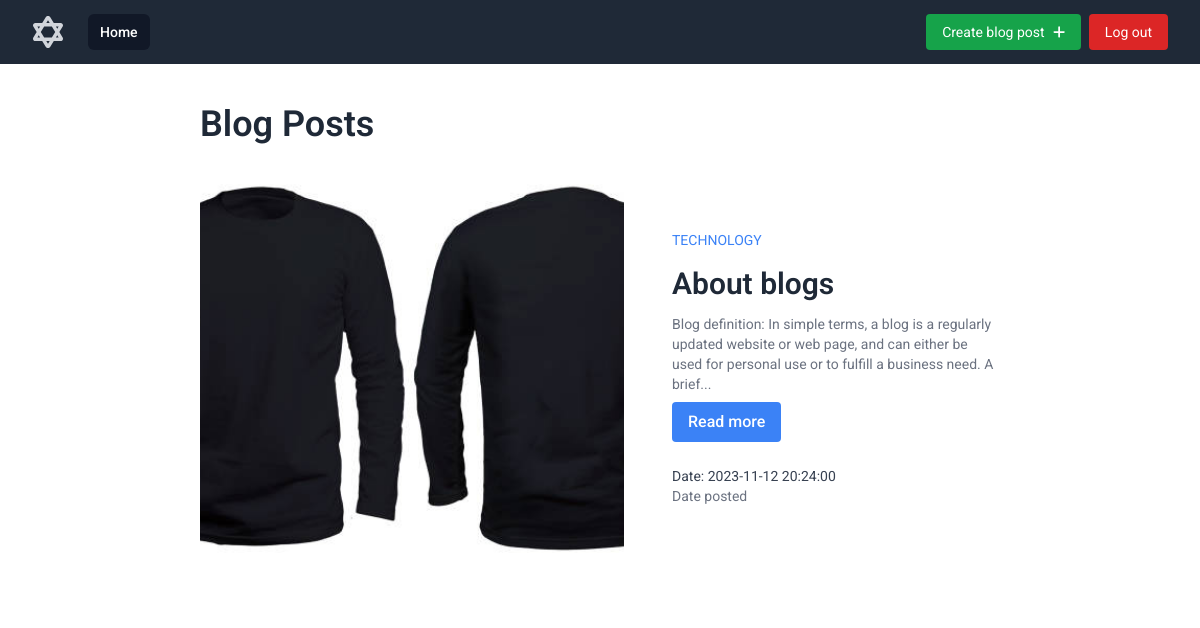
Screenshot of /blog_list.php (signed in) with the database file from the repository.
### tables this page shows
CREATE TABLE `blog_post` (
  `blog_ID` int(11) NOT NULL,
  `blog_title` varchar(250) NOT NULL,
  `blog_content` mediumtext NOT NULL,
  `date_posted` datetime NOT NULL DEFAULT current_timestamp(),
  `blog_category` varchar(100) NOT NULL,
  `blog_pic_path` varchar(200) NOT NULL
);

### blog_list.php (the view, shortened to what this page needs)
<?php
require "php/config.php";
$result = $conn->query("SELECT * FROM blog_post");
?>
<!DOCTYPE html>
<html lang="en">
<head>
    <link rel="stylesheet" href="style.css">
</head>
<body>
    <nav class="bg-gray-800">
        <div class="mx-auto max-w-7xl px-2 sm:px-6 lg:px-8">
            <div class="relative flex h-16 items-center justify-between">
                <div class="flex flex-1 items-center justify-center sm:items-stretch sm:justify-start">
                    <div class="flex flex-shrink-0 items-center">
                    </div>
                    <div class="hidden sm:ml-6 sm:block">
                        <div class="flex space-x-4">
                            <a href="#" class="bg-gray-900 text-white rounded-md px-3 py-2 text-sm font-medium"
                                aria-current="page">Home</a>
                        </div>
                    </div>
                </div>
                <div class="absolute inset-y-0 right-0 flex items-center pr-2 sm:static sm:inset-auto sm:ml-6 sm:pr-0">
                    <a href="create_blog.php"
                        class="relative flex items-center gap-2 rounded bg-green-600 hover:bg-green-700 py-2 px-4 text-white text-sm mr-2">
                        <span>Create blog post</span>
                    </a>
                    <a href="index.php?logout=1"
                        class="relative flex items-center gap-2 rounded bg-red-600 hover:bg-red-700 py-2 px-4 text-white text-sm">
                        <span>Log out</span>
                    </a>
                </div>
            </div>
        </div>
    </nav>
    <section class='bg-white w-4/6 mx-auto'>
        <div class='container py-10 mx-auto'>
            <h1 class='text-3xl font-semibold text-gray-800 capitalize lg:text-4xl'>Blog posts</h1>
            <?php
            function truncateString($str)
            {
                $wordCount = 30;
                $words = explode(' ', $str);
                if (count($words) > $wordCount) {
                    $truncated = implode(' ', array_slice($words, 0, $wordCount)) . '...';
                    return $truncated;
                }
                return $str;
            }
            if ($result->num_rows > 0) {
                while ($data = $result->fetch_assoc()) {
                    $blog_component = "
        <div class='mt-8 lg:-mx-6 lg:flex lg:items-center'>
            <img class='object-cover w-full lg:mx-6 lg:w-1/2 rounded-xl h-72 lg:h-96'
                src='php/" . $data['blog_pic_path'] . "'
                alt=''>
            <div class='mt-6 lg:w-1/2 lg:mt-0 lg:mx-6 '>
                <p class='text-sm text-blue-500 uppercase'>" . $data['blog_category'] . "</p>
                <a href='blog.php?id=" . $data['blog_ID'] . "'
                    class='block mt-4 text-2xl font-semibold text-gray-800 hover:underline md:text-3xl'>
                    " . $data['blog_title'] . "
                </a>
                <p class='mt-3 text-sm text-gray-500 md:text-sm'>
                    " . truncateString($data['blog_content']) . "
                </p>
                <a href='blog.php?id=" . $data['blog_ID'] . "'
                    class='inline-block mt-2 py-2 px-4 bg-blue-500 rounded hover:bg-blue-600 text-white font-medium'>Read
                    more</a>
                <div class='flex items-center mt-6'>
                    <div class=''>
                        <h1 class='text-sm text-gray-700'>Date: " . $data['date_posted'] . "</h1>
                        <p class='text-sm text-gray-500'>Date posted</p>
                    </div>
                </div>
            </div>
        </div>
    ";
                    echo $blog_component;
                }
            }
            ?>
        </div>
    </section>
</body>
</html>

### rows the page displays
blog_post: blog_pic_path (picture), blog_category "TECHNOLOGY", blog_title "About blogs", blog_content "Blog definition: In simple terms, a blog is a regularly updated website or web page, and can either be used for personal use or to fulfill a business need. A brief...", date_posted "2023-11-12 20:24:00"
